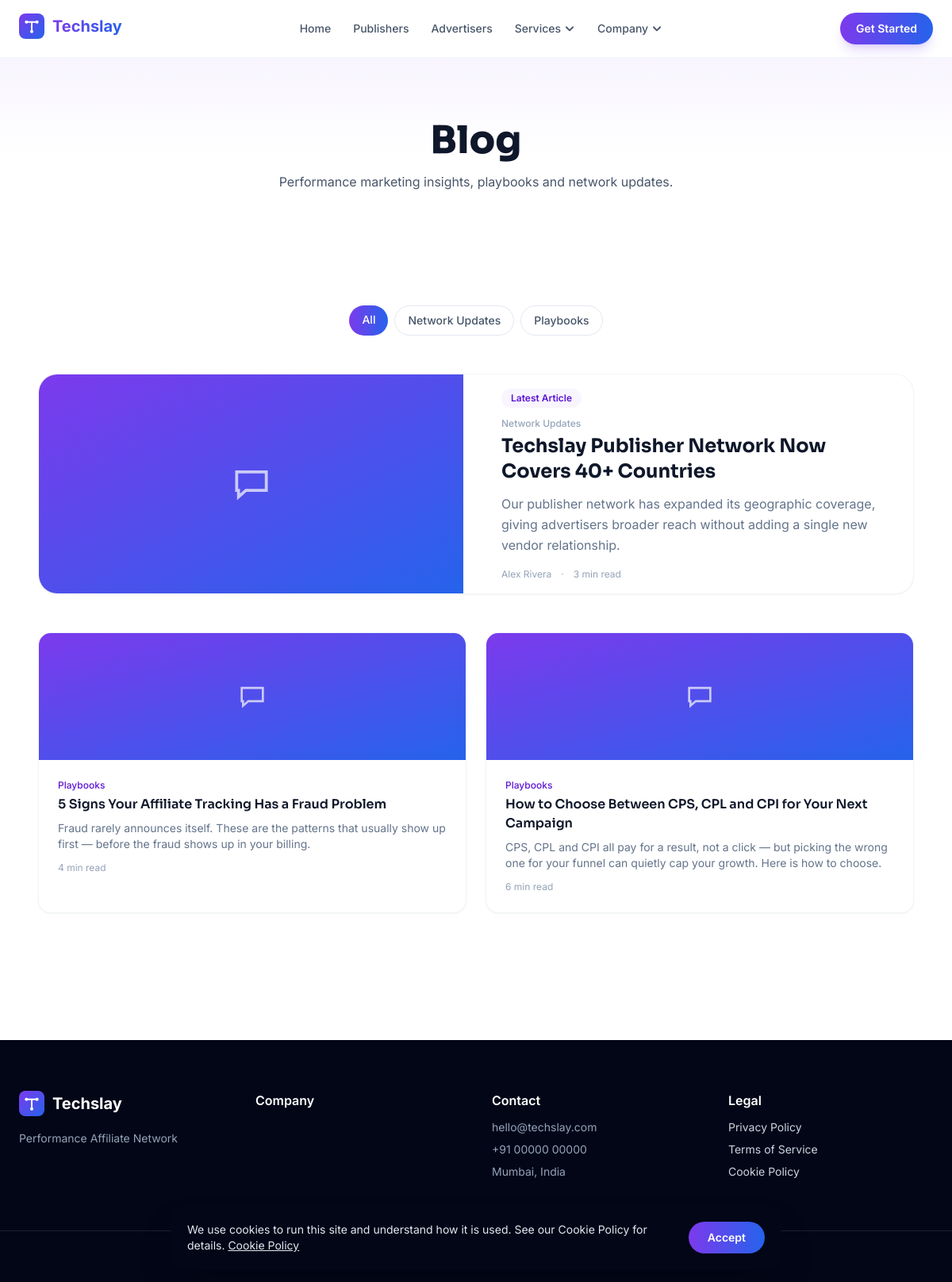
Page /blog on the committed database.
### tables this page shows
CREATE TABLE menu_items (
    id INT UNSIGNED AUTO_INCREMENT PRIMARY KEY,
    menu_id INT UNSIGNED NOT NULL,
    parent_id INT UNSIGNED DEFAULT NULL,
    label VARCHAR(100) NOT NULL,
    url VARCHAR(500) NOT NULL,
    target ENUM('_self','_blank') NOT NULL DEFAULT '_self',
    icon VARCHAR(60) DEFAULT NULL,
    sort_order INT NOT NULL DEFAULT 0,
    status ENUM('published','draft') NOT NULL DEFAULT 'published',
    created_at DATETIME NOT NULL DEFAULT CURRENT_TIMESTAMP,
    CONSTRAINT fk_menu_items_menu FOREIGN KEY (menu_id) REFERENCES menus(id) ON DELETE CASCADE,
    CONSTRAINT fk_menu_items_parent FOREIGN KEY (parent_id) REFERENCES menu_items(id) ON DELETE CASCADE,
    INDEX idx_menu_items_menu (menu_id),
    INDEX idx_menu_items_sort (sort_order)
);

CREATE TABLE blog_categories (
    id INT UNSIGNED AUTO_INCREMENT PRIMARY KEY,
    name VARCHAR(100) NOT NULL,
    slug VARCHAR(100) NOT NULL UNIQUE,
    description VARCHAR(255) DEFAULT NULL,
    created_at DATETIME NOT NULL DEFAULT CURRENT_TIMESTAMP
);

CREATE TABLE blog_posts (
    id INT UNSIGNED AUTO_INCREMENT PRIMARY KEY,
    category_id INT UNSIGNED DEFAULT NULL,
    author_id INT UNSIGNED DEFAULT NULL,
    featured_image_id INT UNSIGNED DEFAULT NULL,
    featured_image VARCHAR(500) DEFAULT NULL COMMENT 'Public path, set via the Media Picker (same convention as every other CMS image field)',
    title VARCHAR(255) NOT NULL,
    slug VARCHAR(255) NOT NULL UNIQUE,
    excerpt VARCHAR(500) DEFAULT NULL,
    content LONGTEXT NOT NULL,
    table_of_contents JSON DEFAULT NULL,
    reading_time_minutes SMALLINT UNSIGNED NOT NULL DEFAULT 0,
    views INT UNSIGNED NOT NULL DEFAULT 0,
    status ENUM('published','draft','scheduled','trashed') NOT NULL DEFAULT 'draft',
    scheduled_at DATETIME DEFAULT NULL,
    published_at DATETIME DEFAULT NULL,
    deleted_at DATETIME DEFAULT NULL,
    created_at DATETIME NOT NULL DEFAULT CURRENT_TIMESTAMP,
    updated_at DATETIME NOT NULL DEFAULT CURRENT_TIMESTAMP ON UPDATE CURRENT_TIMESTAMP,
    CONSTRAINT fk_blog_posts_category FOREIGN KEY (category_id) REFERENCES blog_categories(id) ON DELETE SET NULL,
    CONSTRAINT fk_blog_posts_author FOREIGN KEY (author_id) REFERENCES authors(id) ON DELETE SET NULL,
    CONSTRAINT fk_blog_posts_featured_image FOREIGN KEY (featured_image_id) REFERENCES media(id) ON DELETE SET NULL,
    INDEX idx_blog_posts_status (status),
    INDEX idx_blog_posts_published (published_at),
    FULLTEXT INDEX ft_blog_posts_search (title, excerpt)
);

CREATE TABLE authors (
    id INT UNSIGNED AUTO_INCREMENT PRIMARY KEY,
    user_id INT UNSIGNED DEFAULT NULL,
    name VARCHAR(100) NOT NULL,
    slug VARCHAR(100) NOT NULL UNIQUE,
    bio TEXT DEFAULT NULL,
    avatar_media_id INT UNSIGNED DEFAULT NULL,
    job_title VARCHAR(150) DEFAULT NULL,
    linkedin_url VARCHAR(255) DEFAULT NULL,
    twitter_url VARCHAR(255) DEFAULT NULL,
    created_at DATETIME NOT NULL DEFAULT CURRENT_TIMESTAMP,
    CONSTRAINT fk_authors_user FOREIGN KEY (user_id) REFERENCES users(id) ON DELETE SET NULL,
    CONSTRAINT fk_authors_avatar FOREIGN KEY (avatar_media_id) REFERENCES media(id) ON DELETE SET NULL
);

### app/Views/front/blog/index.php (the view, shortened to what the rows shown need)
<?php
$featured = $currentPage === 1 && $activeCategory === '' ? ($posts[0] ?? null) : null;
$gridPosts = $featured !== null ? array_slice($posts, 1) : $posts;
$gridColsClass = match (true) {
    count($gridPosts) >= 3 => 'lg:grid-cols-3',
    count($gridPosts) === 2 => 'lg:grid-cols-2',
    default => 'lg:grid-cols-1',
};
$thumb = static function (array $post): ?string {
    return $post['featured_image'] ?? null;
};
?>
<section class="py-20 bg-gradient-to-b from-brand-50 via-white to-white">
  <div class="max-w-3xl mx-auto px-6 text-center">
    <h1 class="text-4xl md:text-5xl font-extrabold text-slate-900">Blog</h1>
    <p class="mt-4 text-slate-600">Performance marketing insights, playbooks and network updates.</p>
  </div>
</section>
<section class="py-16">
  <div class="max-w-6xl mx-auto px-6">
    <?php if ($categories !== []): ?>
      <div class="flex flex-wrap justify-center gap-2 mb-12">
        <a href="<?= View::url('blog') ?>" class="px-4 py-2 rounded-full text-sm font-medium transition <?= $activeCategory === '' ? 'bg-gradient-to-r from-brand-500 to-accent-500 text-white' : 'bg-white border border-slate-200 text-slate-600 hover:border-brand-300' ?>">All</a>
        <?php foreach ($categories as $cat): ?>
          <a href="<?= View::url('blog?category=' . $cat['slug']) ?>" class="px-4 py-2 rounded-full text-sm font-medium transition <?= $activeCategory === $cat['slug'] ? 'bg-gradient-to-r from-brand-500 to-accent-500 text-white' : 'bg-white border border-slate-200 text-slate-600 hover:border-brand-300' ?>"><?= View::e($cat['name']) ?></a>
        <?php endforeach; ?>
      </div>
    <?php endif; ?>
    <?php if ($posts === []): ?>
      <p class="text-center text-slate-400">No articles published yet — check back soon.</p>
    <?php else: ?>
      <?php if ($featured !== null): ?>
        <a href="<?= View::url('blog/' . $featured['slug']) ?>" class="group grid md:grid-cols-2 gap-8 items-center rounded-3xl overflow-hidden bg-white border border-slate-100 shadow-sm hover:shadow-xl transition-shadow duration-200 mb-12">
          <div class="h-64 md:h-full bg-gradient-to-br from-brand-500 to-accent-500 flex items-center justify-center overflow-hidden">
            <?php if ($thumb($featured)): ?>
              <img src="<?= View::e(View::url(ltrim($thumb($featured), '/'))) ?>" alt="<?= View::e($featured['title']) ?>" class="w-full h-full object-cover group-hover:scale-105 transition-transform duration-300">
            <?php else: ?>
              <?= Icon::render('chat-bubble', 'w-14 h-14 text-white/70') ?>
            <?php endif; ?>
          </div>
          <div class="p-6 md:p-4 md:pr-10">
            <span class="inline-block text-xs font-semibold text-brand-600 bg-brand-50 rounded-full px-3 py-1 mb-3">Latest Article</span>
            <?php if ($featured['category_name']): ?><div class="text-xs font-medium text-slate-400 mb-1"><?= View::e($featured['category_name']) ?></div><?php endif; ?>
            <h2 class="text-2xl font-bold text-slate-900 group-hover:text-brand-600 transition"><?= View::e($featured['title']) ?></h2>
            <p class="mt-3 text-slate-500 leading-relaxed"><?= View::e($featured['excerpt'] ?? '') ?></p>
            <div class="mt-4 flex items-center gap-3 text-xs text-slate-400">
              <?php if ($featured['author_name']): ?><span><?= View::e($featured['author_name']) ?></span><span>&middot;</span><?php endif; ?>
              <span><?= (int) $featured['reading_time_minutes'] ?> min read</span>
            </div>
          </div>
        </a>
      <?php endif; ?>
      <?php if ($gridPosts !== []): ?>
        <div class="grid sm:grid-cols-2 <?= $gridColsClass ?> gap-6">
          <?php foreach ($gridPosts as $post): ?>
            <a href="<?= View::url('blog/' . $post['slug']) ?>" class="group rounded-2xl overflow-hidden bg-white border border-slate-100 shadow-sm hover:shadow-lg hover:-translate-y-0.5 transition-all duration-200 block">
              <div class="h-40 bg-gradient-to-br from-brand-500 to-accent-500 flex items-center justify-center overflow-hidden">
                <?php if ($thumb($post)): ?>
                  <img src="<?= View::e(View::url(ltrim($thumb($post), '/'))) ?>" alt="<?= View::e($post['title']) ?>" class="w-full h-full object-cover group-hover:scale-105 transition-transform duration-300">
                <?php else: ?>
                  <?= Icon::render('chat-bubble', 'w-10 h-10 text-white/70') ?>
                <?php endif; ?>
              </div>
              <div class="p-6">
                <?php if ($post['category_name']): ?><div class="text-xs font-medium text-brand-600 mb-1"><?= View::e($post['category_name']) ?></div><?php endif; ?>
                <h3 class="font-semibold text-slate-900 group-hover:text-brand-600 transition"><?= View::e($post['title']) ?></h3>
                <p class="mt-2 text-sm text-slate-500"><?= View::e($post['excerpt'] ?? '') ?></p>
                <div class="mt-3 text-xs text-slate-400"><?= (int) $post['reading_time_minutes'] ?> min read</div>
              </div>
            </a>
          <?php endforeach; ?>
        </div>
      <?php endif; ?>
    <?php endif; ?>
  </div>
</section>

### app/Core/Router.php (shortened to what the rows shown need)
<?php
final class Router
{
    private array $routes = [];
    private string $groupPrefix = '';
    private array $groupMiddleware = [];
    public function group(string $prefix, array $middleware, callable $callback): void
    {
        $previousPrefix = $this->groupPrefix;
        $previousMiddleware = $this->groupMiddleware;
        $this->groupPrefix = $previousPrefix . $prefix;
        $this->groupMiddleware = array_merge($previousMiddleware, $middleware);
        $this->groupPrefix = $previousPrefix;
        $this->groupMiddleware = $previousMiddleware;
    }
    private function addRoute(string $method, string $uri, array $action, array $middleware): void
    {
        $fullUri = rtrim($this->groupPrefix . $uri, '/');
        $fullUri = $fullUri === '' ? '/' : $fullUri;
        $this->routes[] = [
            'method' => $method,
            'uri' => $fullUri,
            'action' => $action,
            'middleware' => array_merge($this->groupMiddleware, $middleware),
            'pattern' => $this->toPattern($fullUri),
        ];
    }
    private function toPattern(string $uri): string
    {
        $pattern = preg_replace('#\{([a-zA-Z_]+)\}#', '(?P<$1>[^/]+)', $uri);
        return '#^' . $pattern . '$#';
    }
    public function dispatch(): void
    {
        $method = Request::method();
        $uri = Request::uri();
        foreach ($this->routes as $route) {
            if ($route['method'] !== $method) {
                continue;
            }
            if (!preg_match($route['pattern'], $uri, $matches)) {
                continue;
            }
            $params = array_filter($matches, static fn ($key) => !is_int($key), ARRAY_FILTER_USE_KEY);
            $params = array_map(
                static fn ($value) => ctype_digit($value) ? (int) $value : $value,
                $params
            );
            [$controllerClass, $method2] = $route['action'];
            $controller = new $controllerClass();
            $controller->$method2(...array_values($params));
            return;
        }
    }
}

### app/Core/Icon.php (shortened to what the rows shown need)
<?php
final class Icon
{
    public static function render(?string $key, string $classes = 'w-6 h-6'): string
    {
        $path = self::PATHS[$key ?? ''] ?? self::PATHS[self::DEFAULT_KEY];
        return '<svg xmlns="http://www.w3.org/2000/svg" viewBox="0 0 24 24" fill="none" stroke="currentColor" '
            . 'stroke-width="1.6" stroke-linecap="round" class="' . htmlspecialchars($classes, ENT_QUOTES, 'UTF-8') . '">'
            . $path . '</svg>';
    }
}

### app/Views/partials/header-nav.php (shortened to what the rows shown need)
<?php
$navPrimary = $navPrimary ?? [];
$navCompany = $navCompany ?? [];
?>
<div x-data="{ openPanel: null, mobileOpen: false, mobileGroup: null }" @keydown.escape.window="openPanel = null; mobileOpen = false">
<header class="sticky top-0 z-50 glass border-b border-slate-100" @mouseleave="openPanel = null">
  <div class="max-w-7xl mx-auto px-6 py-4 flex items-center justify-between">
    <a href="<?= View::url('/') ?>"><?php View::partial('partials.logo'); ?></a>
    <nav class="hidden lg:flex items-center gap-1 text-sm font-medium text-slate-600">
      <?php foreach ($navPrimary as $item): ?>
        <a href="<?= View::url(ltrim($item['url'], '/')) ?>" class="px-3 py-2 rounded-lg hover:text-brand-600 hover:bg-slate-50 transition"><?= View::e($item['label']) ?></a>
      <?php endforeach; ?>
      <div class="relative" @mouseenter="openPanel = 'services'">
        <button type="button" @click="openPanel = openPanel === 'services' ? null : 'services'"
                class="px-3 py-2 rounded-lg inline-flex items-center gap-1 hover:bg-slate-50 transition"
                :class="openPanel === 'services' ? 'text-brand-600 bg-slate-50' : ''"
                aria-haspopup="true" :aria-expanded="openPanel === 'services'">
          Services
          <svg class="w-3.5 h-3.5 transition-transform" :class="openPanel === 'services' ? 'rotate-180' : ''" viewBox="0 0 12 12" fill="none"><path d="M2.5 4.5L6 8l3.5-3.5" stroke="currentColor" stroke-width="1.6" stroke-linecap="round" stroke-linejoin="round"/></svg>
        </button>
      </div>
      <?php if ($navCompany !== []): ?>
        <div class="relative" @mouseenter="openPanel = 'company'">
          <button type="button" @click="openPanel = openPanel === 'company' ? null : 'company'"
                  class="px-3 py-2 rounded-lg inline-flex items-center gap-1 hover:bg-slate-50 transition"
                  :class="openPanel === 'company' ? 'text-brand-600 bg-slate-50' : ''"
                  aria-haspopup="true" :aria-expanded="openPanel === 'company'">
            Company
            <svg class="w-3.5 h-3.5 transition-transform" :class="openPanel === 'company' ? 'rotate-180' : ''" viewBox="0 0 12 12" fill="none"><path d="M2.5 4.5L6 8l3.5-3.5" stroke="currentColor" stroke-width="1.6" stroke-linecap="round" stroke-linejoin="round"/></svg>
          </button>
        </div>
      <?php endif; ?>
    </nav>
    <div class="flex items-center gap-2">
      <a href="<?= View::url('contact') ?>" class="hidden md:inline-flex items-center rounded-full bg-gradient-to-r from-brand-500 to-accent-500 text-white text-sm font-semibold px-5 py-2.5 shadow-lg shadow-brand-500/20 hover:shadow-brand-500/40 transition">Get Started</a>
    </div>
  </div>
</header>
</div>

### rows in the picture
menu_items: label "Home"
menu_items: label "Publishers"
menu_items: label "Advertisers"
blog_categories: name "Network Updates"
blog_categories: name "Playbooks"
menu_items: menu.name "Network Updates", menu.title "Techslay Publisher Network Now Covers 40+ Countries", menu.excerpt "Our publisher network has expanded its geographic coverage, giving advertisers broader reach without adding a single new vendor relationship.", menu.name "Alex Rivera", menu.reading_time_minutes "3"
blog_posts: category.name "Playbooks", title "5 Signs Your Affiliate Tracking Has a Fraud Problem", excerpt "Fraud rarely announces itself. These are the patterns that usually show up first — before the fraud shows up in your billing.", reading_time_minutes "4"
blog_posts: category.name "Playbooks", title "How to Choose Between CPS, CPL and CPI for Your Next Campaign", excerpt "CPS, CPL and CPI all pay for a result, not a click — but picking the wrong one for your funnel can quietly cap your growth. Here is how to choose.", reading_time_minutes "6"
